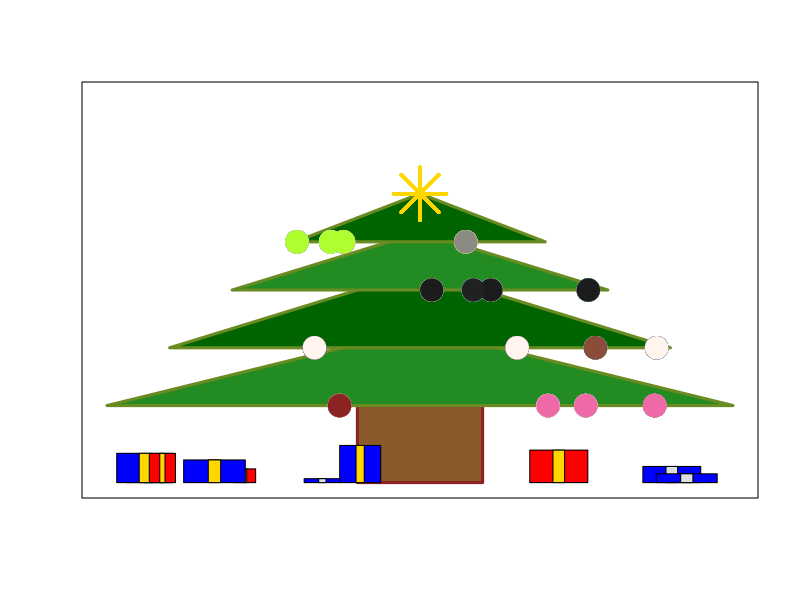

This figure's R source:
########================================================================####GvK#
######                                                                    ######
####    Christmas Tree                                                      ####
##        An animated christmas tree                                          ##
########================================================================########


# Inspired by the rblogger christmas tree
# https://www.r-bloggers.com/make-a-christmas-tree-in-r-with-random-ornamentspresents/
# I changed the colors and animated the christmas ball.

# rcol() return a random color
rcol <- function() colors()[sample(x=1:657, 1)]


christmas.tree <- function(anim=10, flash=0.5) {
  # Canvas (empty plot)
  plot(1:10, 1:10, xlim=c(-5,5), ylim=c(0,10), type="n", xlab="",
       ylab="", xaxt="n", yaxt="n")
  # Construct the tree
  rect(-1,0,1,2,col="tan4",border="brown4",lwd=3)
  polygon(c(-5,0,5),c(2,4,2),col="forestgreen" ,border="olivedrab4",lwd=3)
  polygon(c(-4,0,4),c(3.5,5.5,3.5),col="darkgreen",border="olivedrab4",lwd=3)
  polygon(c(-3,0,3),c(5,6.5,5),col="forestgreen",border="olivedrab4",lwd=3)
  polygon(c(-2,0,2),c(6.25,7.5,6.25),col="darkgreen", border="olivedrab4",lwd=3)

  # Add some christmas presents
  xPres = runif(10,-4.5,4.5)
  xWidth = runif(10,0.1,0.5)
  xHeight=runif(10,0,1)
  for(i in 1:10){
    rect(xPres[i]-xWidth[i],0,xPres[i]+xWidth[i],xHeight[i],
         col=sample(c("blue","red"),size=1))
    rect(xPres[i]-0.2*xWidth[i],0,xPres[i]+0.2*xWidth[i],xHeight[i],
         col=sample(c("gold","grey87"),size=1))
  }
  
  # Random positions for the balls on the tree
  x1=runif(4,-5,5)
  x2=runif(4,-4,4)
  x3=runif(4,-3,3)
  x4=runif(4,-2,2)
  
  # Loop
  duration <- 0
  while (anim >= duration) {
    # add points of random color at the positions defined earlier
    points(x=x1,y=rep(2,4),col=sample(c(rcol(),rcol()),size=4,replace=T),cex=3,pch=19)
    points(x=x2,y=rep(3.5,4),col=sample(c(rcol(),rcol()),size=4,replace=T),cex=3,pch=19)
    points(x=x3,y=rep(5,4),col=sample(c(rcol(),rcol()),size=4,replace=T),cex=3,pch=19)
    points(x=x4,y=rep(6.25,4),col=sample(c(rcol(),rcol()),size=4,replace=T),cex=3,pch=19)
    points(0,7.5,pch=8,cex=5,col="gold",lwd=3)
    duration <- duration + flash
    Sys.sleep(flash) # wait a little
  }
}

# Execute:
christmas.tree()
